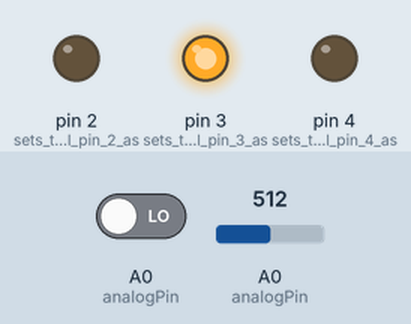
Simulated run of this sketch. Board: Arduino Uno, built with avr-gcc and run on an emulated ATmega328P. On the bench: output pins drawn as LEDs (lit = HIGH). The inputs (shaded band) are chosen by the test bench; at power-on: A0 (analogPin) = 512, A0 (analogPin) LOW. What the sketch prints to the serial monitor is not drawn.

Above: at 1.2 s.
1.3 s: A0 (analogPin) set to 503
At 2.5 s:
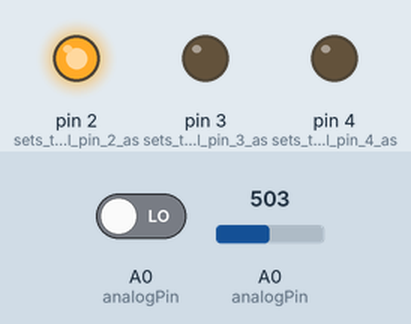
2.8 s: A0 (analogPin) set to 1023
At 3.7 s:
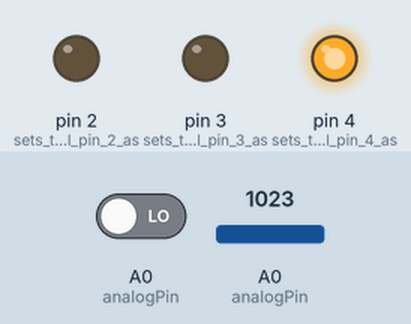
4.3 s: A0 (analogPin) set to 1012
At 5.0 s:
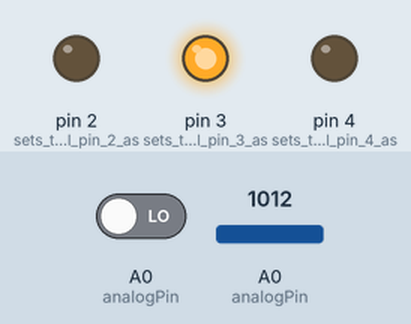
5.8 s: A0 (analogPin) set to 511
At 6.3 s:
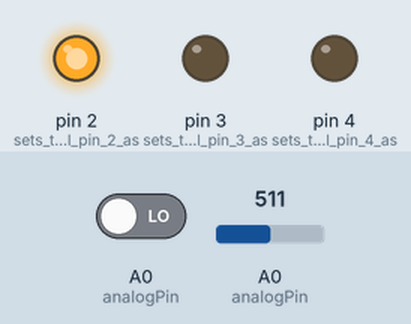
Timing chart, 0 to 8.3 s (numbered marks = the images above; inputs shaded):
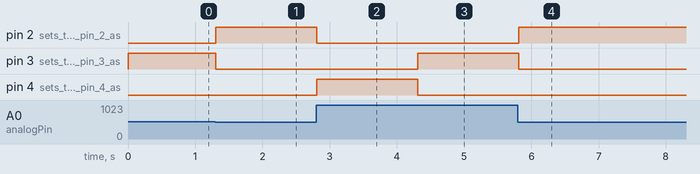

The sketch:

Texture.ino
```cpp
const int analogPin = A0;   // the pin that the potentiometer is attached to
const int ledCount = 3;    // the number of LEDs in the bar graph
const int buttonPin = 6;     // the number of the pushbutton pin

//int ledPins[] = {2,3,4};   // an array of pin numbers to which LEDs are attached
//int buttonState = 0;
//int newState = 0; // variable for reading the pushbutton status

void setup() {
  // initialize serial communication at 9600 bits per second:
  Serial.begin(9600);
//  for (int thisLed = 0; thisLed < ledCount; thisLed++) {
//    pinMode(ledPins[thisLed], OUTPUT);
//  }
   pinMode(2, OUTPUT);    // sets the digital pin 2 as output
   pinMode(3, OUTPUT);    // sets the digital pin 3 as output
   pinMode(4, OUTPUT);    // sets the digital pin 4 as output

   pinMode(buttonPin, INPUT);
//   buttonState = digitalRead(buttonPin);
//   Serial.print("button is");    // print out label:
//   Serial.println(buttonState);    // print out the button:

}

// the loop routine runs over and over again forever:
void loop() {
  // read the input on analog pin 0:
  int sensorReading = analogRead(analogPin);
  const int buttonState = digitalRead(analogPin);
  Serial.println(buttonState);

//  Serial.print("sensorReading: ");
//  Serial.println(sensorReading);    // print out the value you read:

  int ledLevel = map(sensorReading, 0, 1023, 1, ledCount);
//  Serial.print("ledLevel: ");
//  Serial.println(ledLevel);    // print out the value you read:

  // loop over the LED array:
  if (ledLevel==1){
    digitalWrite(2, HIGH);
    digitalWrite(3, LOW);
    digitalWrite(4, LOW);
//    if (buttonState){
//      Serial.println("2");
//      Serial.print("press");
//      }
  }


  else if (ledLevel==2) {
    digitalWrite(3, HIGH);
    digitalWrite(2, LOW);
    digitalWrite(4, LOW);
//    if (buttonState == HIGH){
//      Serial.println("3");
//      Serial.print("press");
//      }
  }

  else {
    digitalWrite(4, HIGH);
    digitalWrite(3, LOW);
    digitalWrite(2, LOW);
//    if (buttonState == HIGH){
//      Serial.println("4");
//      Serial.print("press");
//      }

  }

//  newState = digitalRead(buttonPin);
//  if (newState != buttonState) {
//    Serial.println("press!");
//  }

  delay(100);        // delay in between reads for stability

}
```

Measured:
- the behaviour switches between 512 and 511 on A0 (analogPin) (found by bisection; images 0 and 1)
- the behaviour switches between 1023 and 1022 on A0 (analogPin) (found by bisection; images 2 and 3)
- after the input at 1.3 s, pin 2 (sets_the_digital_pin_2_as): LOW → HIGH at once; pin 3 (sets_the_digital_pin_3_as): HIGH → LOW at once
- after the input at 2.8 s, pin 2 (sets_the_digital_pin_2_as): HIGH → LOW at once; pin 4 (sets_the_digital_pin_4_as): LOW → HIGH at once
- after the input at 4.3 s, pin 3 (sets_the_digital_pin_3_as): LOW → HIGH at once; pin 4 (sets_the_digital_pin_4_as): HIGH → LOW at once
- after the input at 5.8 s, pin 2 (sets_the_digital_pin_2_as): LOW → HIGH at once; pin 3 (sets_the_digital_pin_3_as): HIGH → LOW at once
